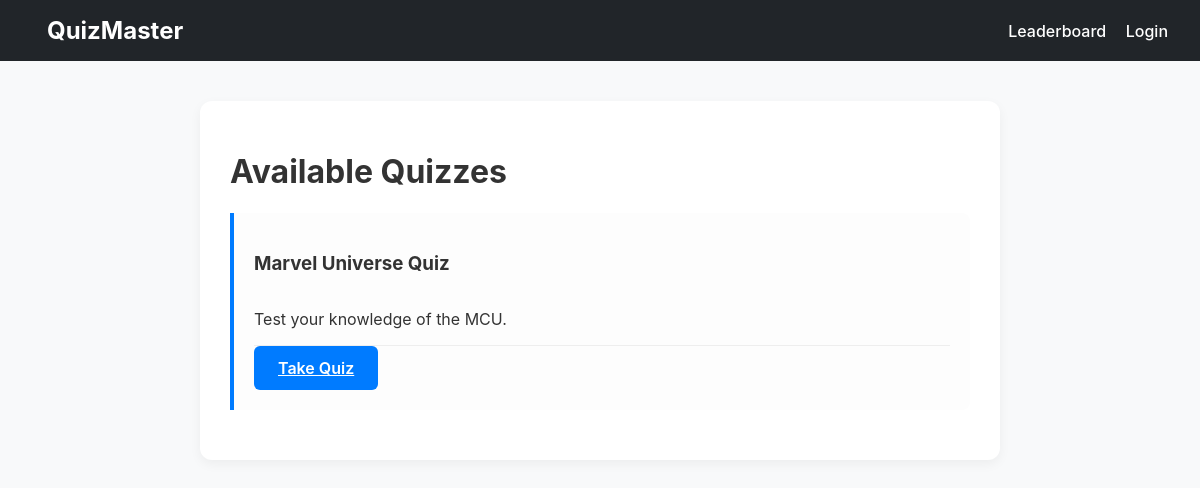
Screenshot of /quizzes/ with the database file from the repository.
### quizzes/models.py (models this page shows, shortened)
class Quiz(models.Model):
    creator = models.ForeignKey(settings.AUTH_USER_MODEL, on_delete=models.CASCADE, related_name='quizzes')
    title = models.CharField(max_length=255)
    description = models.TextField(blank=True)
    created_at = models.DateTimeField(auto_now_add=True)

### quizzes/views.py (the view)
# urls.py: path('', views.quiz_list_view, name='quiz-list'),
def quiz_list_view(request):
    quizzes = Quiz.objects.all().order_by('-created_at')
    recent_cutoff = timezone.now() - timedelta(hours=24)
    return render(request, 'quiz_list.html', {
        'quizzes': quizzes,
        'recent_cutoff': recent_cutoff
    })

### quizzes/templates/quiz_list.html (shortened to what this page needs)
{% extends "base.html" %}
{% block content %}
<div class="content-area">
    <h1>Available Quizzes</h1>
    <div class="quiz-grid"> {% for quiz in quizzes %}
            <div class="question-card">
                <div class="card-header" style="display: flex; align-items: center; justify-content: space-between;">
                    <h3>{{ quiz.title }}</h3>
                </div>
                <p>{{ quiz.description|truncatewords:20 }}</p>
                <div class="card-footer" style="margin-top: 15px; border-top: 1px solid #eee; pt-10px;">
                    <a href="{% url 'quiz-detail' quiz.id %}" class="btn btn-primary" style="display:inline-block; width:auto;">Take Quiz</a>
                </div>
            </div>
        {% empty %}
            <p>No quizzes available yet. Check back soon!</p>
        {% endfor %}
    </div>
</div>
{% endblock %}

### quizzes/static/css/style.css (style rules this page uses)
:root { --primary: #007bff; --primary-hover: #0056b3; --success: #28a745; --gold: #ffc107; --dark: #212529; --light-bg: #f8f9fa; --border: #dee2e6; --shadow: 0 4px 12px rgba(0,0,0,0.05); --card-shadow: 0 10px 25px rgba(0, 0, 0, 0.1); }
* { box-sizing: border-box; }
body { font-family: 'Inter', system-ui, -apple-system, sans-serif; background-color: var(--light-bg); margin: 0; color: #333; }
.content-area { max-width: 800px; margin: 40px auto; background: white; padding: 30px; border-radius: 12px; box-shadow: var(--shadow); }
.question-card { border-left: 4px solid var(--primary); background: #fdfdfd; padding: 20px; margin-bottom: 20px; border-radius: 0 8px 8px 0; }
.btn { padding: 12px 24px; border: none; border-radius: 6px; cursor: pointer; font-weight: 600; width: 100%; transition: opacity 0.2s; }
.btn-primary { background: var(--primary); color: white; }

### rows the page displays
Quiz: title "Marvel Universe Quiz", description "Test your knowledge of the MCU."
